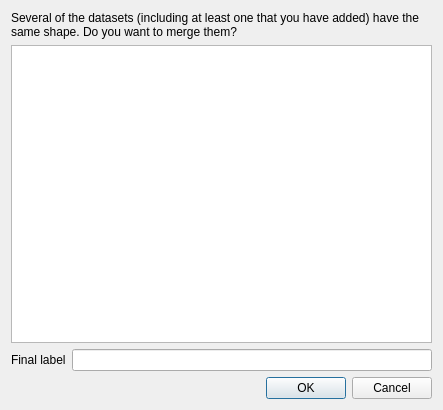
<?xml version="1.0" encoding="UTF-8"?>
<ui version="4.0">
 <class>MergeDialog</class>
 <widget class="QDialog" name="MergeDialog">
  <property name="geometry">
   <rect>
    <x>0</x>
    <y>0</y>
    <width>443</width>
    <height>410</height>
   </rect>
  </property>
  <property name="windowTitle">
   <string>Merge Datasets</string>
  </property>
  <property name="modal">
   <bool>true</bool>
  </property>
  <layout class="QVBoxLayout" name="verticalLayout">
   <item>
    <widget class="QLabel" name="instructions">
     <property name="text">
      <string>Several of the datasets (including at least one that you have added) have the same shape. Do you want to merge them?</string>
     </property>
     <property name="scaledContents">
      <bool>false</bool>
     </property>
     <property name="wordWrap">
      <bool>true</bool>
     </property>
    </widget>
   </item>
   <item>
    <widget class="QListWidget" name="choices"/>
   </item>
   <item>
    <layout class="QHBoxLayout" name="horizontalLayout">
     <item>
      <widget class="QLabel" name="label">
       <property name="text">
        <string>Final label</string>
       </property>
      </widget>
     </item>
     <item>
      <widget class="QLineEdit" name="merged_label"/>
     </item>
    </layout>
   </item>
   <item>
    <widget class="QDialogButtonBox" name="buttonBox">
     <property name="orientation">
      <enum>Qt::Horizontal</enum>
     </property>
     <property name="standardButtons">
      <set>QDialogButtonBox::Cancel|QDialogButtonBox::Ok</set>
     </property>
    </widget>
   </item>
  </layout>
 </widget>
 <resources/>
 <connections>
  <connection>
   <sender>buttonBox</sender>
   <signal>accepted()</signal>
   <receiver>MergeDialog</receiver>
   <slot>accept()</slot>
   <hints>
    <hint type="sourcelabel">
     <x>248</x>
     <y>254</y>
    </hint>
    <hint type="destinationlabel">
     <x>157</x>
     <y>274</y>
    </hint>
   </hints>
  </connection>
  <connection>
   <sender>buttonBox</sender>
   <signal>rejected()</signal>
   <receiver>MergeDialog</receiver>
   <slot>reject()</slot>
   <hints>
    <hint type="sourcelabel">
     <x>316</x>
     <y>260</y>
    </hint>
    <hint type="destinationlabel">
     <x>286</x>
     <y>274</y>
    </hint>
   </hints>
  </connection>
 </connections>
</ui>
